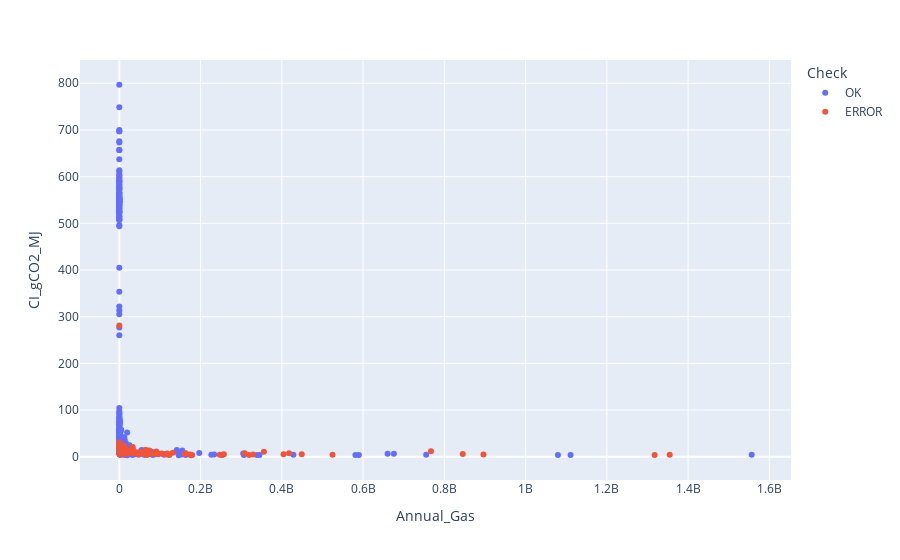

The code cell stored with this chart in its notebook:
### Markdown cell above
## scatter Gas-CI

### Code cell
fig = px.scatter(raw_result, x="Annual_Gas", y="CI_gCO2_MJ", color = "Check")
fig.show()

### Figure 1 — Plotly figure (JSON) as saved in the notebook; plotly's stock layout.template omitted (floating-point values rounded to 4 significant figures; data arrays with more than 128 entries replaced by an {"elided": "..."} marker saying what was removed)
{"data": [{"hovertemplate": "Check=OK<br>Annual_Gas=%{x}<br>CI_gCO2_MJ=%{y}<extra></extra>", "legendgroup": "OK", "marker": {"color": "#636efa", "symbol": "circle"}, "mode": "markers", "name": "OK", "orientation": "v", "showlegend": true, "type": "scatter", "x": {"elided": "492 int values"}, "xaxis": "x", "y": {"elided": "492 float values"}, "yaxis": "y"}, {"hovertemplate": "Check=ERROR<br>Annual_Gas=%{x}<br>CI_gCO2_MJ=%{y}<extra></extra>", "legendgroup": "ERROR", "marker": {"color": "#EF553B", "symbol": "circle"}, "mode": "markers", "name": "ERROR", "orientation": "v", "showlegend": true, "type": "scatter", "x": {"elided": "133 int values"}, "xaxis": "x", "y": {"elided": "133 float values"}, "yaxis": "y"}], "layout": {"legend": {"title": {"text": "Check"}, "tracegroupgap": 0}, "margin": {"t": 60}, "xaxis": {"anchor": "y", "domain": [0, 1], "title": {"text": "Annual_Gas"}}, "yaxis": {"anchor": "x", "domain": [0, 1], "title": {"text": "CI_gCO2_MJ"}}}}
